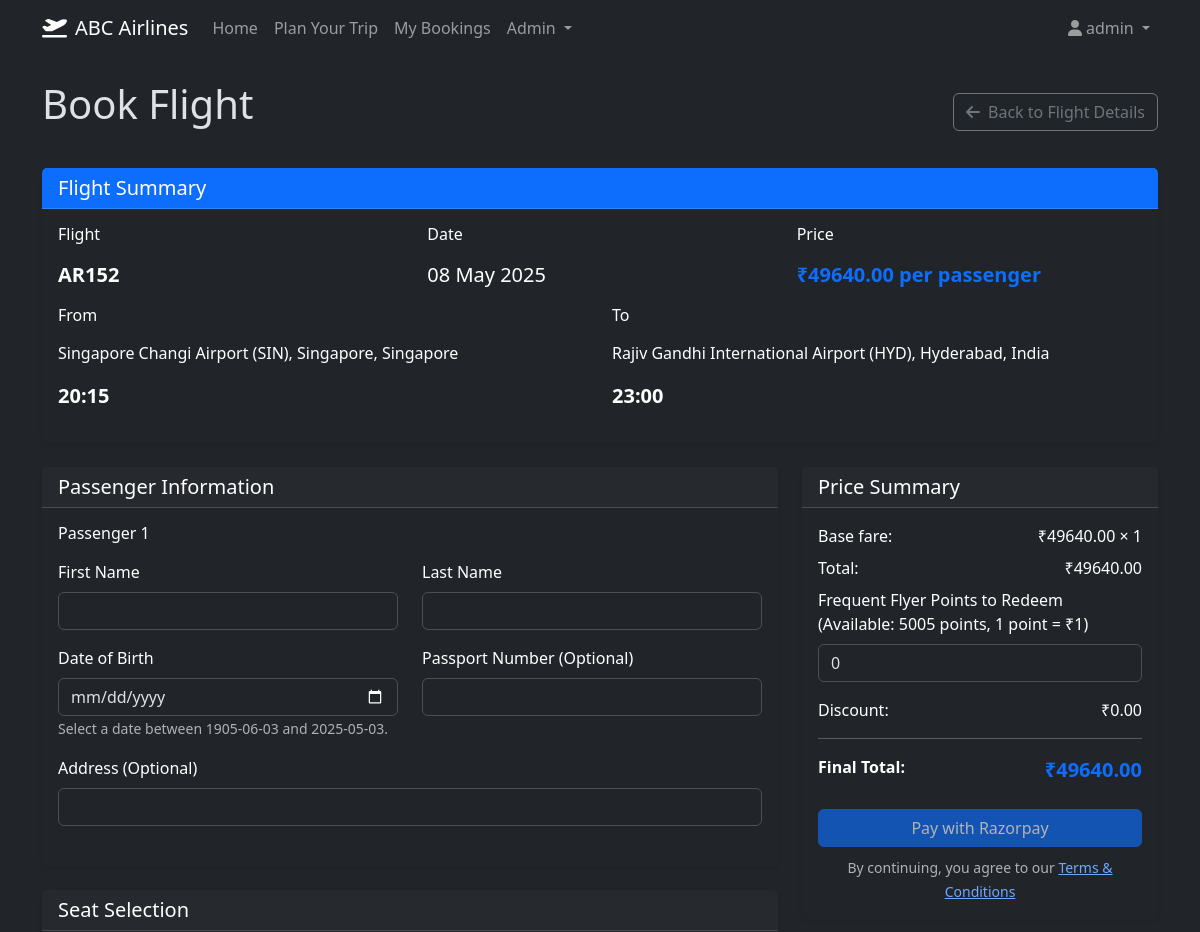
Page /flights/107/book (signed in, upper part) on the earlier database version.
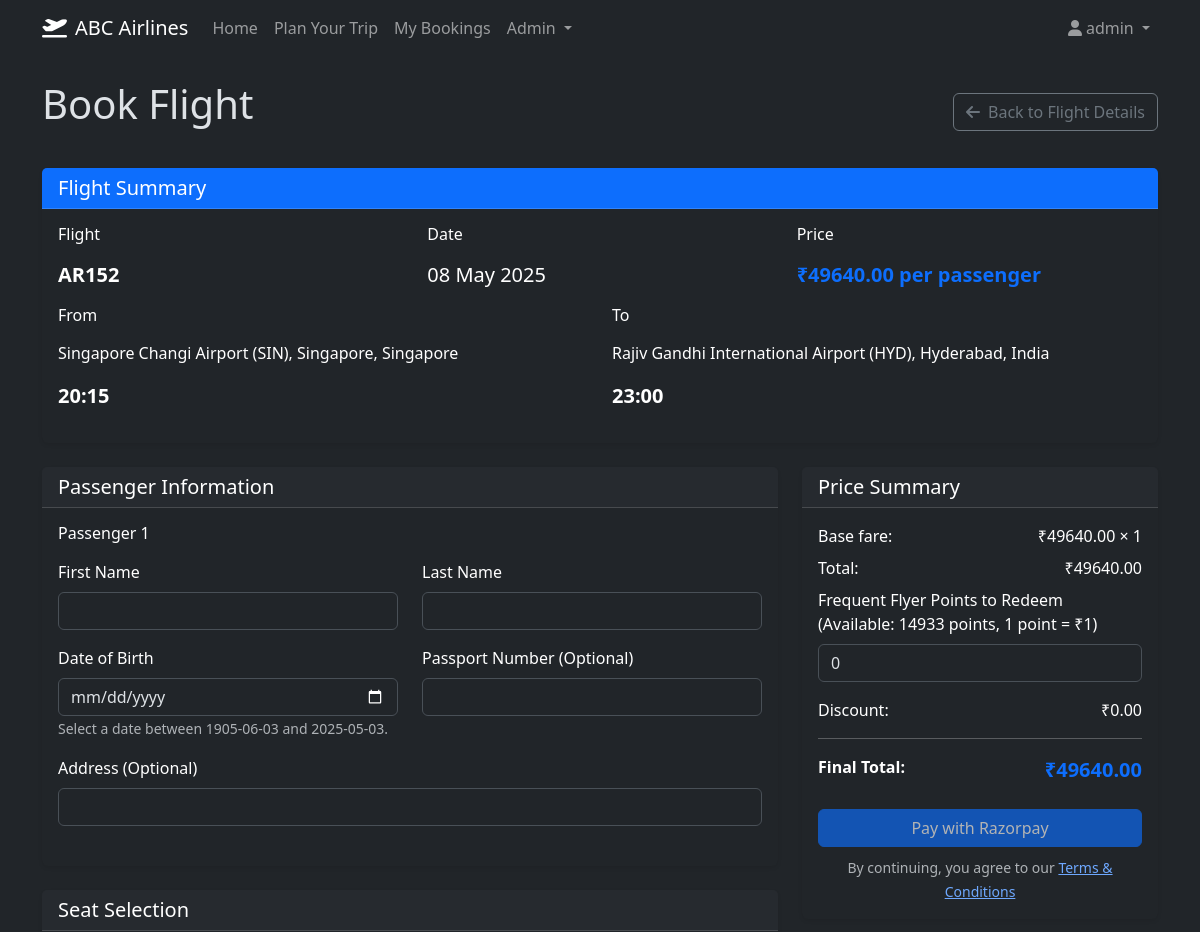
Same page on the later database version.
### models.py (models this page shows, shortened)
class User(UserMixin, db.Model):
    __tablename__ = 'users'
    id = db.Column(db.Integer, primary_key=True)
    username = db.Column(db.String(80), unique=True, nullable=False)
    email = db.Column(db.String(120), unique=True, nullable=False)
    password_hash = db.Column(db.String(128), nullable=False)
    is_admin = db.Column(db.Boolean, default=False)
    frequent_flyer_points = db.Column(db.Integer, default=0)
    created_at = db.Column(db.DateTime, nullable=False, default=datetime.utcnow)  # Add created_at
    bookings = db.relationship('Booking', backref='user', lazy=True)

### routes.py (the view)
@app.route('/flights/<int:flight_id>/book', methods=['GET'])
@login_required
def book_flight(flight_id):
    flight = data.get_flight_by_id(flight_id)
    if not flight:
        flash('Flight not found', 'danger')
        return redirect(url_for('index'))
    passengers = int(request.args.get('passengers', 1))
    if flight.seats_available < passengers:
        flash(f'Not enough seats available. Only {flight.seats_available} seats left.', 'danger')
        return redirect(url_for('flight_details', flight_id=flight_id))
    form = BookingForm(flight_id=flight_id)
    while len(form.passengers) < passengers:
        form.passengers.append_entry()
    while len(form.passengers) > passengers:
        form.passengers.pop_entry()
    today = date.today()
    max_dob = (today - timedelta(days=1)).isoformat()
    min_dob = (today - timedelta(days=120*365)).isoformat()
    total_price = flight.get_current_price() * passengers
    return render_template(
        'booking.html',
        form=form,
        flight=flight,
        passengers=passengers,
        total_price=total_price,
        discount=0,
        final_price=total_price,
        get_airport_name=data.get_airport_name,
        format_datetime=format_datetime,
        format_price=format_price,
        seat_map=data.get_seat_map(flight_id),
        max_dob=max_dob,
        min_dob=min_dob
    )

### forms.py (shortened to what this page needs)
class BookingForm(FlaskForm):
    flight_id = HiddenField('Flight ID', validators=[DataRequired()])
    passengers = FieldList(FormField(PassengerForm), min_entries=1)
    selected_seats = HiddenField('Selected Seats')
    points_to_redeem = IntegerField('Frequent Flyer Points to Redeem', default=0, validators=[NumberRange(min=0)])
    submit = SubmitField('Confirm Booking')

class PassengerForm(FlaskForm):
    first_name = StringField('First Name', validators=[DataRequired(), Length(max=50)])
    last_name = StringField('Last Name', validators=[DataRequired(), Length(max=50)])
    date_of_birth = DateField('Date of Birth', validators=[DataRequired()], format='%Y-%m-%d')
    passport_number = StringField('Passport Number (Optional)', validators=[Length(max=20)])
    address = StringField('Address (Optional)', validators=[Length(max=200)])

### app.py (called while the page is built)
@login_manager.user_loader
def load_user(user_id):
    from models import User
    return User.query.get(int(user_id))

### data.py (called while the page is built)
def get_flight_by_id(flight_id):
    return Flight.query.get(flight_id)

### models.py (called while the page is built)
    def get_current_price(self):
        return self.price

### templates/booking.html (shortened to what the changed rows need)
{% extends "base.html" %}
{% block content %}
<div class="mb-4">
    <div class="d-flex justify-content-between align-items-center mb-4">
        <h1>Book Flight</h1>
    </div>
    <form method="post" id="bookingForm">
        <div class="row">
            <div class="col-md-4">
                <div class="card mb-4 bg-dark text-white">
                    <div class="card-body">
                        {% if current_user.frequent_flyer_points > 0 %}
                        <div class="row mb-3">
                            <div class="col-12">
                                <label for="{{ form.points_to_redeem.id }}" class="form-label">
                                    Frequent Flyer Points to Redeem (Available: {{ current_user.frequent_flyer_points }} points, 1 point = ₹1)
                                </label>
                                {{ form.points_to_redeem(class="form-control", max=current_user.frequent_flyer_points, min=0, value=0) }}
                            </div>
                        </div>
                        <div class="d-flex justify-content-between mb-2">
                            <span>Discount:</span>
                            <span id="discountAmount">{{ format_price(discount) }}</span>
                        </div>
                        {% else %}
                        <div class="d-flex justify-content-between mb-2">
                            <span>Discount:</span>
                            <span id="discountAmount">{{ format_price(0) }}</span>
                        </div>
                        <p class="text-muted small">No frequent flyer points available.</p>
                        {% endif %}
                    </div>
                </div>
            </div>
        </div>
    </form>
</div>
{% endblock %}

### templates/base.html (shortened to what this page needs)
<!DOCTYPE html>
<html lang="en" data-bs-theme="dark">
<head>
    <link rel="stylesheet" href="https://cdn.jsdelivr.net/npm/bootstrap@5.3.3/dist/css/bootstrap.min.css">
    <link rel="stylesheet" href="https://cdnjs.cloudflare.com/ajax/libs/font-awesome/6.0.0/css/all.min.css">
    <link rel="stylesheet" href="{{ url_for('static', filename='css/custom.css') }}">
</head>
<body>
    <nav class="navbar navbar-expand-lg navbar-dark bg-dark mb-4">
        <div class="container">
            <a class="navbar-brand" href="{{ url_for('index') }}">
                <i class="fas fa-plane-departure me-2"></i>ABC Airlines
            </a>
            <div class="collapse navbar-collapse" id="navbarNav">
                <ul class="navbar-nav me-auto">
                    <li class="nav-item">
                        <a class="nav-link" href="{{ url_for('index') }}">Home</a>
                    </li>
                    <li class="nav-item">
                        <button class="btn btn-link nav-link" data-bs-toggle="modal" data-bs-target="#travelModal">Plan Your Trip</button>
                    </li>
                    {% if current_user.is_authenticated %}
                    <li class="nav-item">
                        <a class="nav-link" href="{{ url_for('my_bookings') }}">My Bookings</a>
                    </li>
                    {% endif %}
                    {% if current_user.is_authenticated and current_user.is_admin %}
                    <li class="nav-item dropdown">
                        <a class="nav-link dropdown-toggle" href="#" id="adminDropdown" role="button" data-bs-toggle="dropdown">
                            Admin
                        </a>
                    </li>
                    {% endif %}
                </ul>
                <ul class="navbar-nav">
                    {% if current_user.is_authenticated %}
                    <li class="nav-item dropdown">
                        <a class="nav-link dropdown-toggle" href="#" id="userDropdown" role="button" data-bs-toggle="dropdown">
                            <i class="fas fa-user me-1"></i>{{ current_user.username }}
                        </a>
                    </li>
                    {% endif %}
                </ul>
            </div>
        </div>
    </nav>
    <main class="container pb-4">
        {% block content %}{% endblock %}
    </main>
</body>
</html>

Differences in the rows shown:
changed User "admin": frequent_flyer_points "5005" → "14933"
